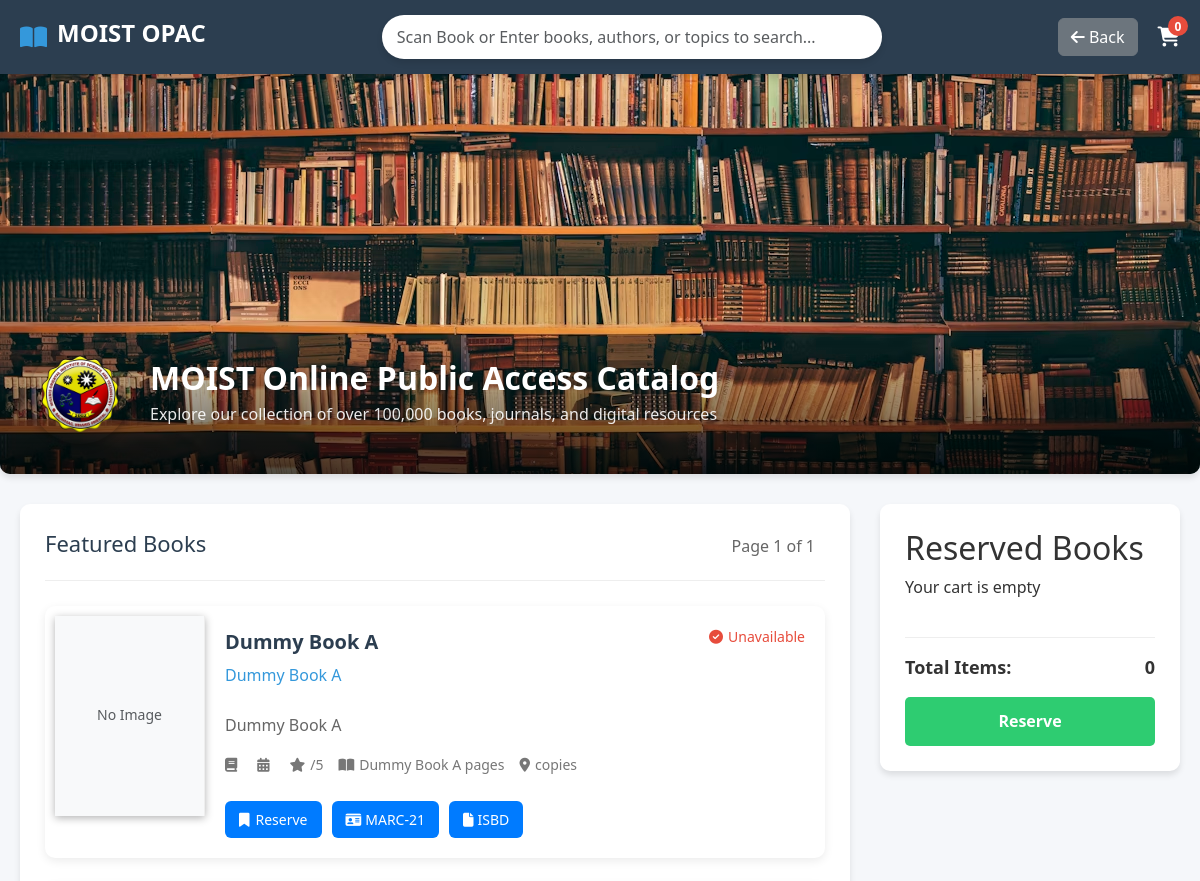
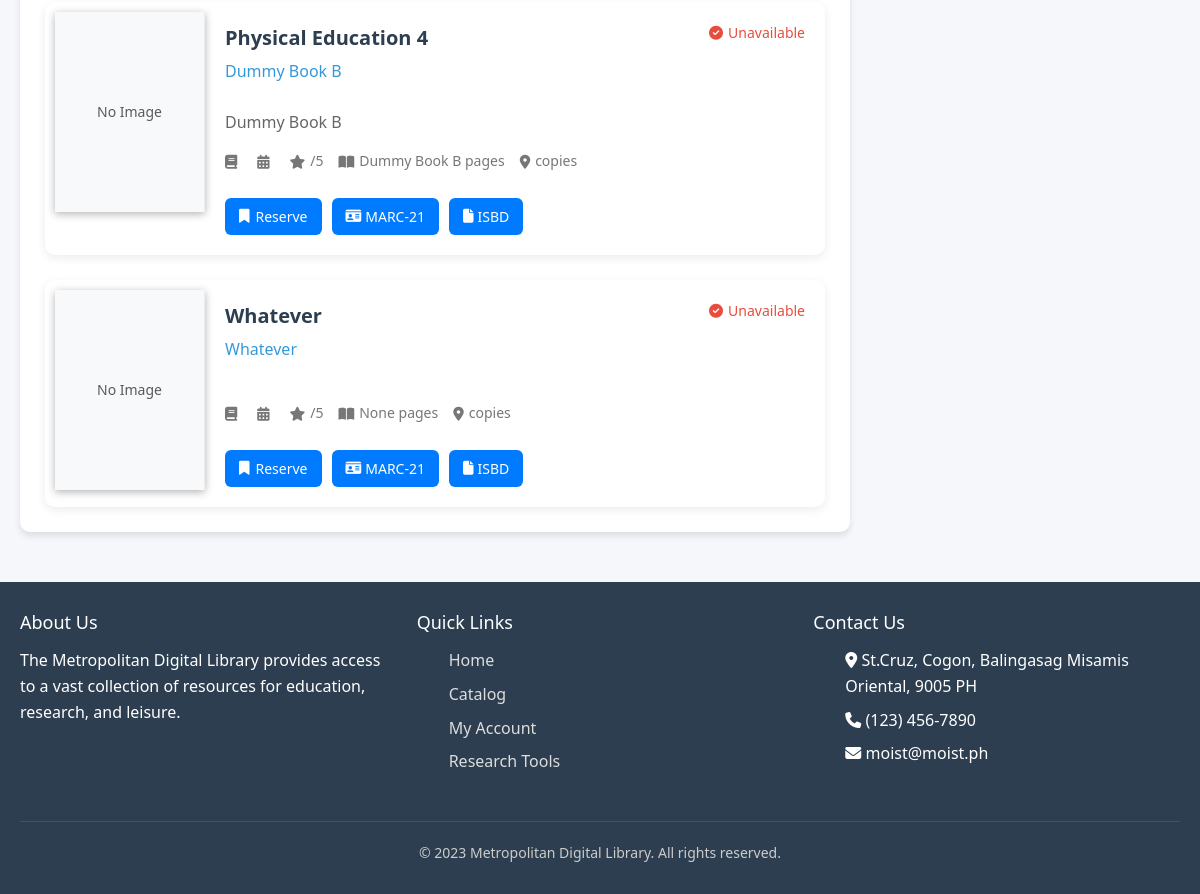
Before: /library/opac/?page=2 (signed in) with the older database file (2 pictures, top to bottom).
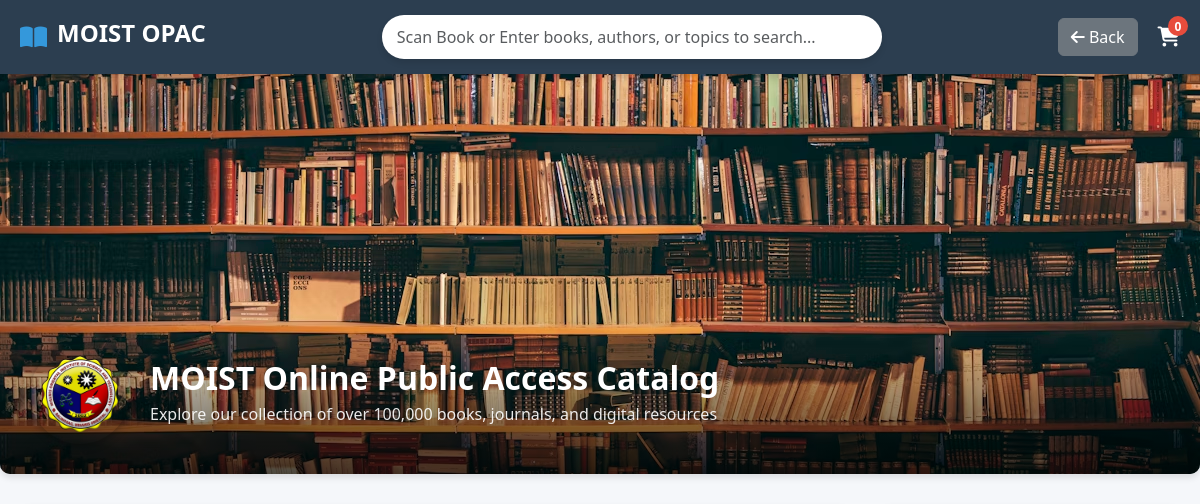
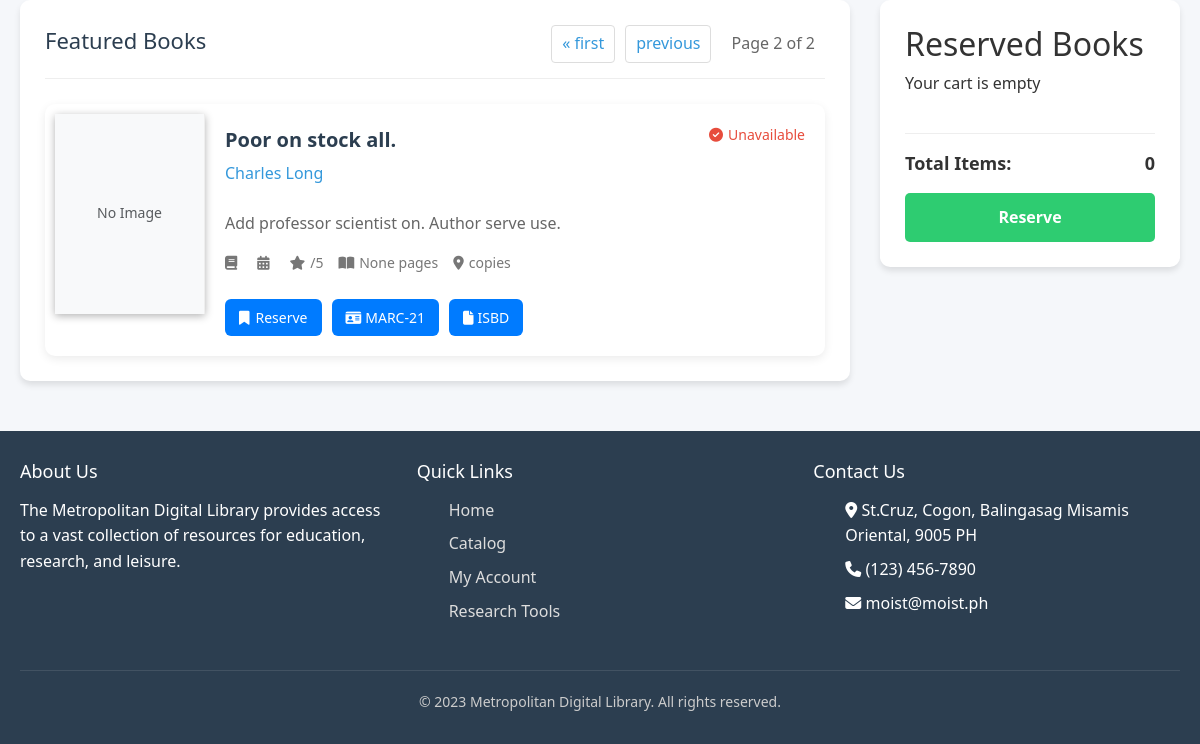
After: the same page with the newer database file (2 pictures, top to bottom).
### apps/app2/models.py (models this page shows, shortened)
class Book(models.Model):
    collection = models.ForeignKey(
        Collection, on_delete=models.SET_NULL, null=True, blank=True, related_name="books"
    )
    control_number = models.CharField(max_length=50, unique=True, verbose_name="Control Number / 001")
    isbn = models.CharField(max_length=20, blank=True, null=True, verbose_name="ISBN / 020")
    title = models.CharField(max_length=255, verbose_name="Title / 245$a")
    subtitle = models.CharField(max_length=255, blank=True, null=True, verbose_name="Subtitle / 245$b")
    statement_of_responsibility = models.CharField(max_length=255, blank=True, null=True, verbose_name="Statement of Responsibility / 245$c")
    author = models.CharField(max_length=255, verbose_name="Main Author / 100$a")
    added_authors = models.CharField(max_length=255, blank=True, null=True, verbose_name="Added Authors / 700$a")
    edition = models.CharField(max_length=100, blank=True, null=True, verbose_name="Edition / 250")
    publisher = models.CharField(max_length=255, blank=True, null=True, verbose_name="Publisher / 264$b")
    publication_place = models.CharField(max_length=255, blank=True, null=True, verbose_name="Place / 264$a")
    publication_year = models.CharField(max_length=4, blank=True, null=True, verbose_name="Year / 264$c")
    pages = models.CharField(max_length=50, blank=True, null=True, verbose_name="Pagination / 300$a")
    illustrations = models.CharField(max_length=255, blank=True, null=True, verbose_name="Illustrations / 300$b")
    dimensions = models.CharField(max_length=50, blank=True, null=True, verbose_name="Dimensions / 300$c")
    series = models.CharField(max_length=255, blank=True, null=True, verbose_name="Series / 490$a")
    notes = models.TextField(blank=True, null=True, verbose_name="General Notes / 500")
    summary = models.TextField(blank=True, null=True, verbose_name="Summary / 520")
    subjects = models.CharField(max_length=255, blank=True, null=True, verbose_name="Subjects / 650$a")
    classification = models.CharField(max_length=50, blank=True, null=True, verbose_name="Dewey / 082 or Local / 090")
    language = models.CharField(max_length=50, blank=True, null=True, verbose_name="Language / 041$a")
    cover_image = models.ImageField(
        upload_to='book_covers/', blank=True, null=True, verbose_name="Book Cover"
    )
    created_at = models.DateTimeField(auto_now_add=True)
    updated_at = models.DateTimeField(auto_now=True)

### apps/app2/views/all.py (the view, shortened to what this page needs)
# urls.py: path('opac/', views.opac, name='opac'),
@login_required
def opac(request):
    query = request.GET.get('q', '').strip()
    books_list = Book.objects.all()
    paginator = Paginator(books_list, 10)
    page_number = request.GET.get('page')
    page_obj = paginator.get_page(page_number)
    return render(request, 'app2/opac.html', {
        'books': page_obj,
        'page_obj': page_obj,
        'search_query': query
    })

### templates/app2/opac.html (shortened to what the changed rows need)
{% load static %}
<!DOCTYPE html>
<html lang="en">
	<head>
		<link rel="stylesheet" href="https://cdnjs.cloudflare.com/ajax/libs/font-awesome/6.4.0/css/all.min.css" />
		<link href="https://cdn.jsdelivr.net/npm/bootstrap@5.3.3/dist/css/bootstrap.min.css" rel="stylesheet" />
	</head>
	<body>
		<header>
			<div class="container">
				<div class="header-content">
					<div class="logo">
						<h1>MOIST OPAC</h1>
					</div>
				</div>
			</div>
		</header>
		<div class="cover-container">
			<div class="cover-overlay">
				<div class="library-info">
					<div class="library-details">
						<h2>MOIST Online Public Access Catalog</h2>
					</div>
				</div>
			</div>
		</div>
		<div class="container">
			<div class="main-content">
				<div class="catalog-section">
					<div class="section-header">
						<h2>Featured Books</h2>
						<div class="filter-options">
							<div class="pagination">
								<span class="step-links">
									{% if page_obj.has_previous %}
									<a href="?page=1">&laquo; first</a>
									<a href="?page={{ page_obj.previous_page_number }}">previous</a>
									{% endif %}
									<span class="current">Page {{ page_obj.number }} of {{ page_obj.paginator.num_pages }}</span>
								</span>
							</div>
						</div>
					</div>
					<div class="book-list">
						{% for book in books %}
						<div class="book-media">
							<div class="book-cover library-avatar-book">
								{% if book.cover_image %}
								<img src="{{ book.cover_image.url }}" width="100%" alt="{{ book.title }}" />
								{% else %}
								<span class="text-muted">No Image</span>
								{% endif %}
							</div>
							<div class="book-details">
								<div class="book-header">
									<div>
										<div class="book-title">{{ book.title|safe }}</div>
										<div class="book-author">{{ book.author|safe }}</div>
									</div>
									<div class="availability {% if book.copies|default:0 == 0 %}unavailable{% endif %}">
										<i class="fas fa-check-circle"></i>
										<span>{% if book.copies|default:0 != 0 %}Available{% else %}Unavailable{% endif %}</span>
									</div>
								</div>
								<div class="book-description">{{ book.summary|safe }}</div>
								<div class="book-meta">
									<div class="meta-item"><i class="fas fa-book"></i> </div>
									<div class="meta-item"><i class="fas fa-calendar-alt"></i> </div>
									<div class="meta-item"><i class="fas fa-star"></i> <span>{{ book.rating }}/5</span></div>
									<div class="meta-item"><i class="fas fa-book-open"></i> <span>{{ book.pages }} pages</span></div>
									<div class="meta-item"><i class="fas fa-map-marker-alt"></i> <span>{{ book.copies }} copies</span></div>
								</div>
								<div class="book-actions">
									<div class="button-group">
										<button class="btn reserve-btn" data-book-id="{{ book.pk }}" data-book-title="{{ book.title }}" data-book-author="{{ book.author }}"><i class="fas fa-bookmark"></i> Reserve</button>
										<a href="{% url 'book_marc21' book.pk %}" class="btn marc-btn flex items-center gap-1"> <i class="fas fa-id-card"></i> MARC-21 </a>
										<a href="{% url 'book_isbd' book.pk %}" class="btn isbd-btn flex items-center gap-1"> <i class="fas fa-file"></i> ISBD </a>
									</div>
								</div>
							</div>
						</div>
						{% empty %}
						<p>No books found.</p>
						{% endfor %}
					</div>
				</div>
				<div class="cart-sidebar">
					<h2>Reserved Books</h2>
				</div>
			</div>
		</div>
	</body>
</html>

Changed rows visible on the page:
removed Book: shows "No Image", title "Dummy Book A", author "Dummy Book A", summary "Dummy Book A", pages "Dummy Book A"
removed Book: shows "No Image", title "Physical Education 4", author "Dummy Book B", summary "Dummy Book B", pages "Dummy Book B"
removed Book: shows "No Image", title "Whatever", author "Whatever", pages "None"
added Book: cover_image "No Image", title "Poor on stock all.", author "Charles Long", summary "Add professor scientist on. Author serve use.", pages "None"
Other visible differences:
{{ page_obj.number }}: "1" → "2"
{{ page_obj.paginator.num_pages }}: "1" → "2"
text now shown: "« first previous"
